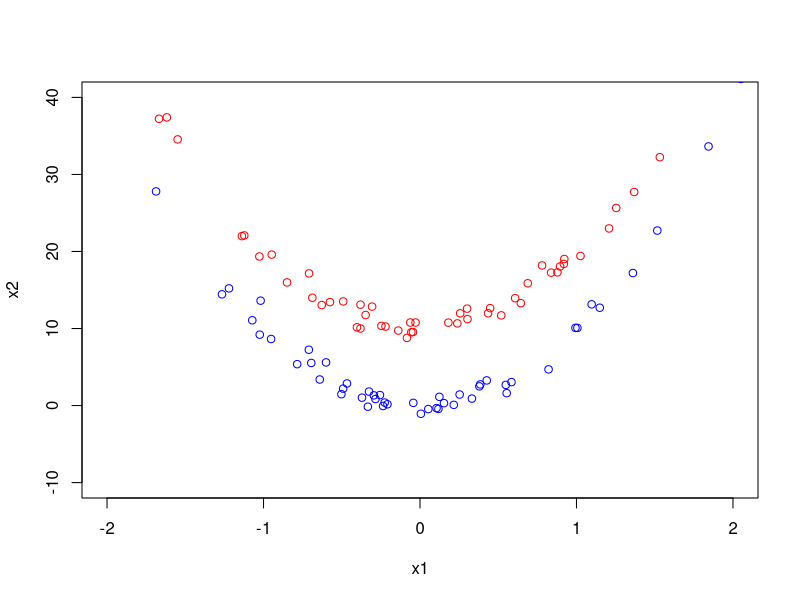
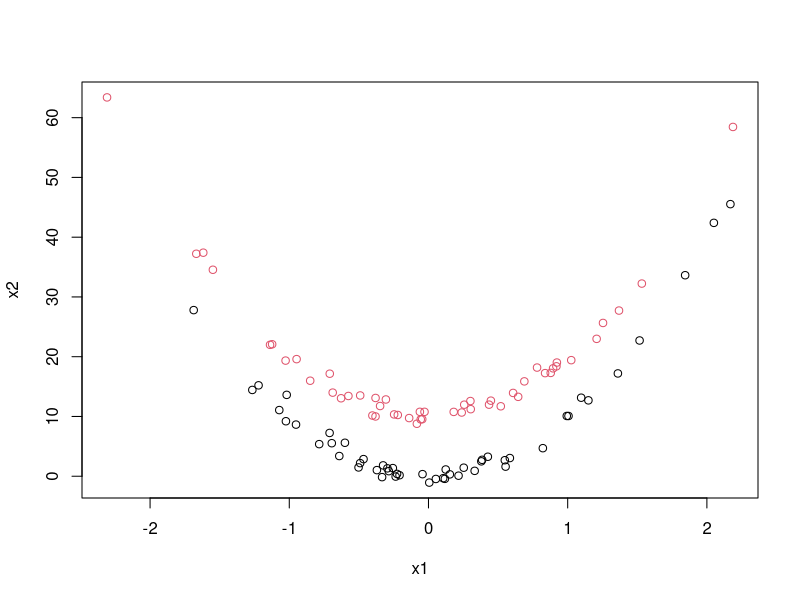
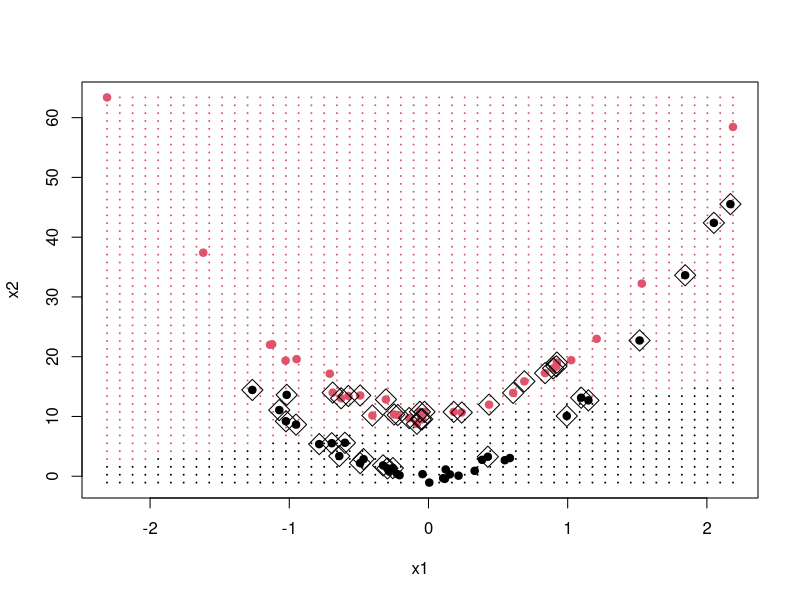
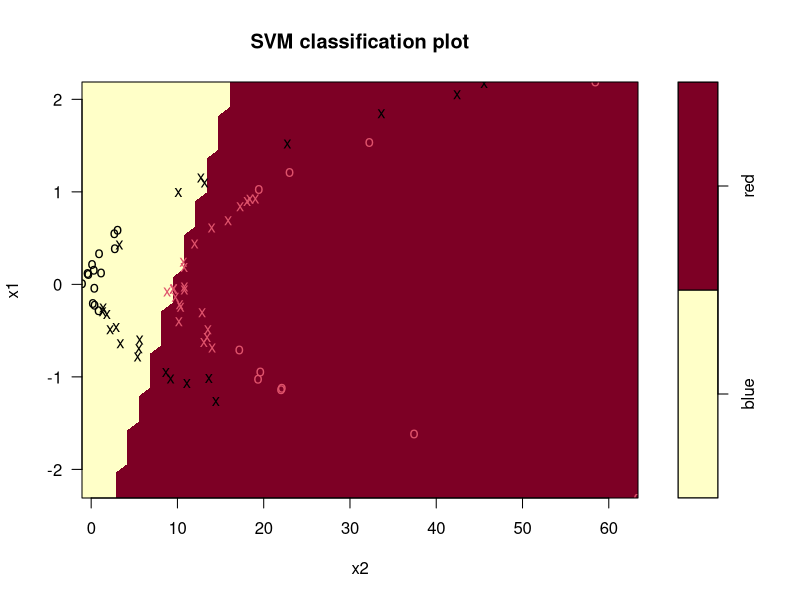
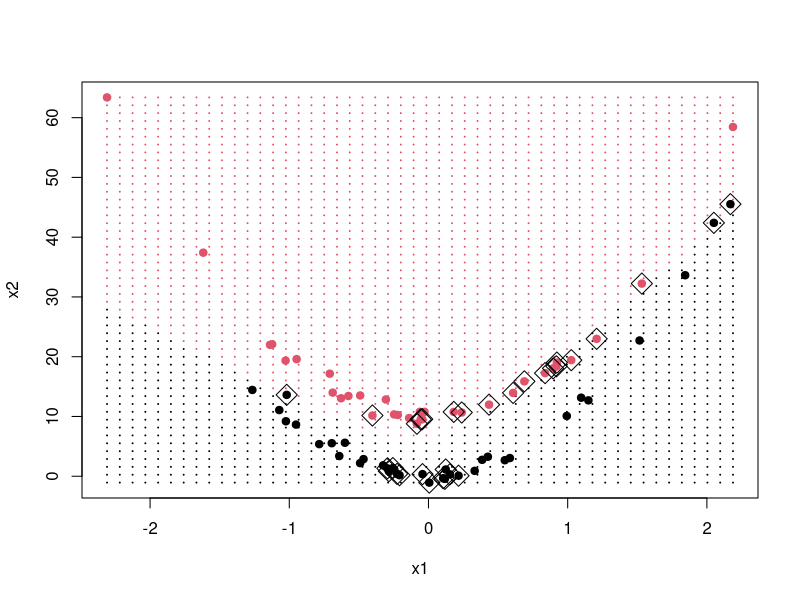
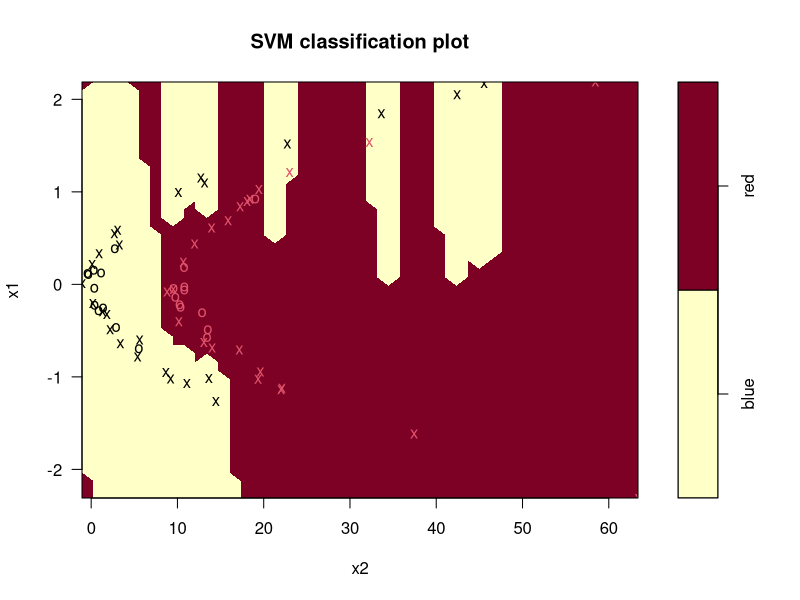

Write R code to recreate these figures, in order.
## ---- chunk 1
plot_svm =  function(modelo, data){

  x1 = seq(from=min(data$x1),to=max(data$x1),length=50)
  x2 = seq(from=min(data$x2),to=max(data$x2),length=50)
  xgrid = expand.grid(x1=x1,x2=x2)
  ygrid=predict(modelo,xgrid)

  plot(xgrid,col=ygrid,pch=20,cex=.2)

  # pontos originais
  points(data[,c('x1','x2')],col=data$y,pch=19)

  # suport vectors
  points(data[modelo$index,],pch=5,cex=2) 
}
## ---- chunk 2
set.seed(123, sample.kind = "Rounding")
vermelhos = sample(100,50)

x1 = rnorm(100)
x2 = 10*x1^2 + rnorm(100)

# Deslocando os pontos vermelhos para cima
x2[vermelhos] = x2[vermelhos] + 10

plot(x1[vermelhos],x2[vermelhos],col="red",xlab="x1", ylab="x2",ylim=c(-10, 40),xlim=c(-2, 2))
points(x1[-vermelhos],x2[-vermelhos],col="blue")
## ---- chunk 3
data = data.frame(x1,x2,y='blue')
data[vermelhos,]$y = 'red'
data$y = as.factor(data$y)
plot(data$x1,data$x2,col=data$y,xlab="x1", ylab="x2")
## ---- chunk 4
set.seed(5385361, sample.kind = "Rounding")
train=sample(100,70)

treinamento = data[train,]
validacao = data[-train,]
## ---- chunk 5
library(e1071)
modelo.linear = svm(y~.,data=treinamento,kernel="linear",cost=10,scale = F)
summary(modelo.linear)
plot_svm(modelo.linear,treinamento)
plot(modelo.linear,treinamento)
## ---- chunk 6
table(treinamento$y,predict(modelo.linear,treinamento))
## ---- chunk 7
library(e1071)
modelo.polynomial = svm(y~.,data=treinamento,kernel="polynomial",cost=10,degree = 2,scale=F)
summary(modelo.polynomial)
plot_svm(modelo.polynomial,treinamento)
## ---- chunk 8
table(treinamento$y,predict(modelo.polynomial,treinamento))
## ---- chunk 9
library(e1071)
modelo.radial = svm(y~.,data=treinamento,kernel="radial",cost=10,gamma = 1,scale=F)
summary(modelo.radial)
plot(modelo.radial,treinamento)
## ---- chunk 10
table(treinamento$y,predict(modelo.radial,treinamento))
## ---- chunk 11
table(validacao$y,predict(modelo.linear,validacao))
## ---- chunk 12
table(validacao$y,predict(modelo.polynomial,validacao))
## ---- chunk 13
table(validacao$y,predict(modelo.radial,validacao))
